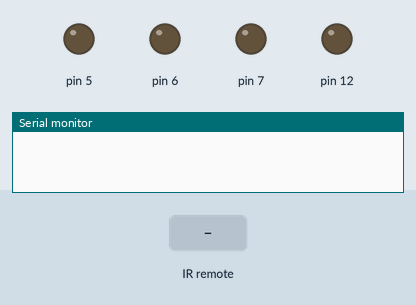
The sketch below on a simulated Arduino Uno, built with avr-gcc and run on an emulated ATmega328P. On the bench: output pins drawn as LEDs (lit = HIGH), the last lines printed to the serial monitor. The test bench sets the inputs (shaded band).

Above: at 1.2 s.
1.3 s: infrared code 0xA80 received
At 2.5 s:
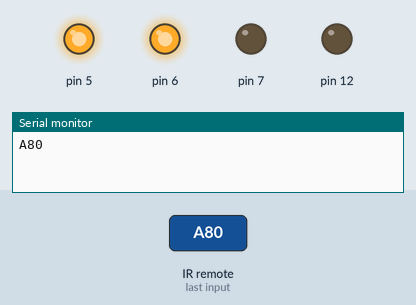
2.8 s: infrared code 0xA90 received
At 3.7 s:
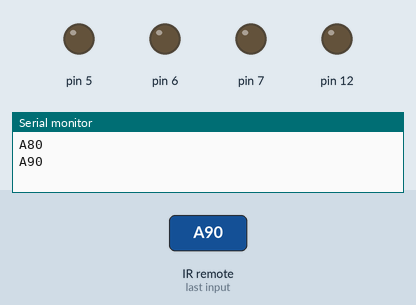
Timing chart, 0 to 5.8 s (numbered marks = the images above; inputs shaded):
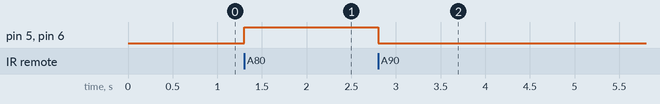

The sketch:

IRrecvDemo.ino
```cpp
// (licence header left out)
#include <IRremote.h>

int RECV_PIN = 17;

IRrecv irrecv(RECV_PIN);

decode_results results;

void setup()
{
  Serial.begin(9600);
  irrecv.enableIRIn(); // Start the receiver
  pinMode(5, OUTPUT);
  pinMode(12, OUTPUT);
  pinMode(6, OUTPUT);
  pinMode(7, OUTPUT);
}

void loop() {
  if (irrecv.decode(&results)) {
    if (results.value == 0xa80) {
      digitalWrite(5, HIGH);
      digitalWrite(12, LOW);
      digitalWrite(6, HIGH);
      digitalWrite(7, LOW);
    }
    else if (results.value == 0xa90){
      digitalWrite(5, LOW);
      digitalWrite(12, LOW);
      digitalWrite(6, LOW);
      digitalWrite(7, LOW);
    }
    Serial.println(results.value, HEX);
    irrecv.resume(); // Receive the next value
  }
}
```

Measured:
- after the input at 1.3 s, pin 5, pin 6: LOW → HIGH at once
- after the input at 2.8 s, pin 5, pin 6: HIGH → LOW at once
